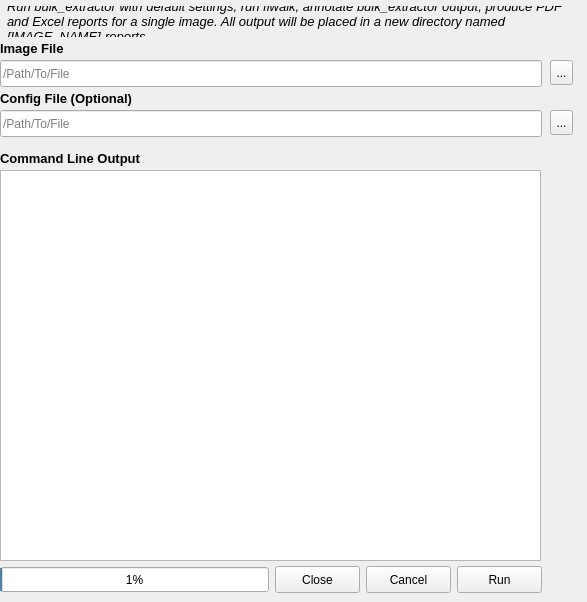
      <widget class="QWidget" name="tab_runbatch">
       <attribute name="title">
        <string>Run All (Batch)</string>
       </attribute>
       <widget class="QLabel" name="label_rep_cmdlineoutput_8">
        <property name="geometry">
         <rect>
          <x>0</x>
          <y>150</y>
          <width>269</width>
          <height>16</height>
         </rect>
        </property>
        <property name="font">
         <font>
          <pointsize>10</pointsize>
          <weight>75</weight>
          <bold>true</bold>
         </font>
        </property>
        <property name="text">
         <string>Command Line Output</string>
        </property>
       </widget>
       <widget class="QToolButton" name="toolButton_rep_fwxmlfile_7">
        <property name="geometry">
         <rect>
          <x>550</x>
          <y>60</y>
          <width>23</width>
          <height>25</height>
         </rect>
        </property>
        <property name="text">
         <string>...</string>
        </property>
       </widget>
       <widget class="QProgressBar" name="progressBar_rep_7">
        <property name="geometry">
         <rect>
          <x>0</x>
          <y>567</y>
          <width>269</width>
          <height>25</height>
         </rect>
        </property>
        <property name="value">
         <number>1</number>
        </property>
       </widget>
       <widget class="QLineEdit" name="lineEdit_rep_fwxmlfile_7">
        <property name="geometry">
         <rect>
          <x>0</x>
          <y>60</y>
          <width>542</width>
          <height>27</height>
         </rect>
        </property>
        <property name="text">
         <string/>
        </property>
        <property name="placeholderText">
         <string>/Path/To/File</string>
        </property>
       </widget>
       <widget class="QPushButton" name="pb_rep_cancel_7">
        <property name="geometry">
         <rect>
          <x>366</x>
          <y>566</y>
          <width>85</width>
          <height>27</height>
         </rect>
        </property>
        <property name="sizePolicy">
         <sizepolicy hsizetype="Fixed" vsizetype="Fixed">
          <horstretch>0</horstretch>
          <verstretch>0</verstretch>
         </sizepolicy>
        </property>
        <property name="text">
         <string>Cancel</string>
        </property>
       </widget>
       <widget class="QToolButton" name="toolButton_rep_confile_7">
        <property name="geometry">
         <rect>
          <x>550</x>
          <y>110</y>
          <width>23</width>
          <height>25</height>
         </rect>
        </property>
        <property name="text">
         <string>...</string>
        </property>
       </widget>
       <widget class="QLabel" name="label_fwhdr_3">
        <property name="geometry">
         <rect>
          <x>7</x>
          <y>6</y>
          <width>571</width>
          <height>31</height>
         </rect>
        </property>
        <property name="font">
         <font>
          <pointsize>10</pointsize>
          <italic>true</italic>
         </font>
        </property>
        <property name="text">
         <string>Run bulk_extractor with default settings, run fiwalk, annotate bulk_extractor output, produce PDF and Excel reports for a single image. All output will be placed in a new directory named [IMAGE_NAME]-reports.</string>
        </property>
        <property name="wordWrap">
         <bool>true</bool>
        </property>
       </widget>
       <widget class="QLabel" name="label_rep_fwxmlfile_7">
        <property name="geometry">
         <rect>
          <x>0</x>
          <y>40</y>
          <width>269</width>
          <height>16</height>
         </rect>
        </property>
        <property name="font">
         <font>
          <pointsize>10</pointsize>
          <weight>75</weight>
          <bold>true</bold>
         </font>
        </property>
        <property name="text">
         <string>Image File</string>
        </property>
       </widget>
       <widget class="QPushButton" name="pb_rep_close_7">
        <property name="geometry">
         <rect>
          <x>275</x>
          <y>566</y>
          <width>85</width>
          <height>27</height>
         </rect>
        </property>
        <property name="sizePolicy">
         <sizepolicy hsizetype="Fixed" vsizetype="Fixed">
          <horstretch>0</horstretch>
          <verstretch>0</verstretch>
         </sizepolicy>
        </property>
        <property name="text">
         <string>Close</string>
        </property>
       </widget>
       <widget class="QTextEdit" name="textEdit_rep_7">
        <property name="geometry">
         <rect>
          <x>0</x>
          <y>170</y>
          <width>541</width>
          <height>391</height>
         </rect>
        </property>
        <property name="autoFillBackground">
         <bool>true</bool>
        </property>
        <property name="textInteractionFlags">
         <set>Qt::TextSelectableByKeyboard|Qt::TextSelectableByMouse</set>
        </property>
       </widget>
       <widget class="QPushButton" name="pb_rep_run_7">
        <property name="geometry">
         <rect>
          <x>457</x>
          <y>566</y>
          <width>85</width>
          <height>27</height>
         </rect>
        </property>
        <property name="sizePolicy">
         <sizepolicy hsizetype="Fixed" vsizetype="Fixed">
          <horstretch>0</horstretch>
          <verstretch>0</verstretch>
         </sizepolicy>
        </property>
        <property name="text">
         <string>Run</string>
        </property>
       </widget>
       <widget class="QLabel" name="label_rep_confile_11">
        <property name="geometry">
         <rect>
          <x>0</x>
          <y>90</y>
          <width>269</width>
          <height>16</height>
         </rect>
        </property>
        <property name="font">
         <font>
          <pointsize>10</pointsize>
          <weight>75</weight>
          <bold>true</bold>
         </font>
        </property>
        <property name="text">
         <string>Config File (Optional)</string>
        </property>
       </widget>
       <widget class="QLineEdit" name="lineEdit_rep_confile_11">
        <property name="geometry">
         <rect>
          <x>0</x>
          <y>110</y>
          <width>542</width>
          <height>27</height>
         </rect>
        </property>
        <property name="placeholderText">
         <string>/Path/To/File</string>
        </property>
       </widget>
      </widget>
